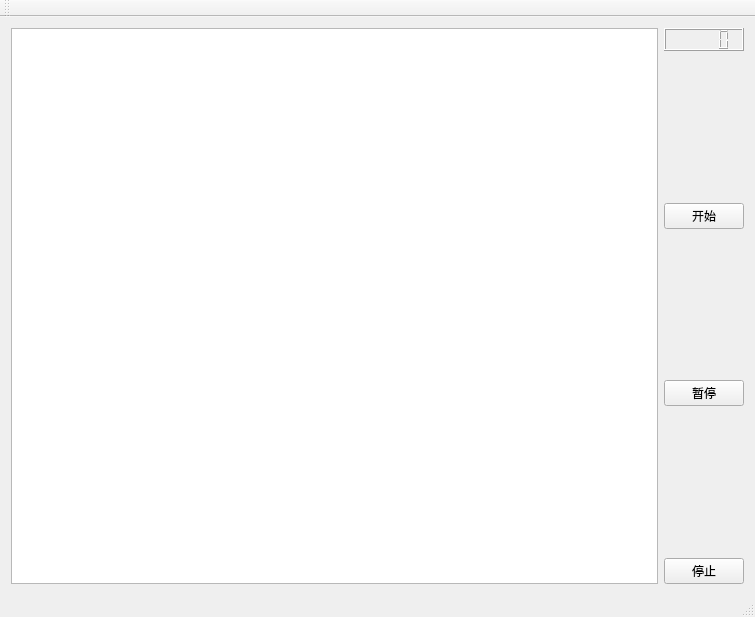
<?xml version="1.0" encoding="UTF-8"?>
<ui version="4.0">
 <class>MainWindow</class>
 <widget class="QMainWindow" name="MainWindow">
  <property name="geometry">
   <rect>
    <x>0</x>
    <y>0</y>
    <width>755</width>
    <height>617</height>
   </rect>
  </property>
  <property name="windowTitle">
   <string>MainWindow</string>
  </property>
  <widget class="QWidget" name="centralWidget">
   <layout class="QGridLayout" name="gridLayout_2">
    <item row="0" column="0">
     <widget class="QGraphicsView" name="graphicsView"/>
    </item>
    <item row="0" column="1">
     <layout class="QGridLayout" name="gridLayout">
      <item row="0" column="0">
       <widget class="QLCDNumber" name="lcdNumber"/>
      </item>
      <item row="1" column="0">
       <spacer name="verticalSpacer">
        <property name="orientation">
         <enum>Qt::Vertical</enum>
        </property>
        <property name="sizeHint" stdset="0">
         <size>
          <width>20</width>
          <height>40</height>
         </size>
        </property>
       </spacer>
      </item>
      <item row="2" column="0">
       <widget class="QPushButton" name="btn_start">
        <property name="text">
         <string>开始</string>
        </property>
       </widget>
      </item>
      <item row="3" column="0">
       <spacer name="verticalSpacer_2">
        <property name="orientation">
         <enum>Qt::Vertical</enum>
        </property>
        <property name="sizeHint" stdset="0">
         <size>
          <width>20</width>
          <height>40</height>
         </size>
        </property>
       </spacer>
      </item>
      <item row="4" column="0">
       <widget class="QPushButton" name="btn_pause">
        <property name="text">
         <string>暂停</string>
        </property>
       </widget>
      </item>
      <item row="5" column="0">
       <spacer name="verticalSpacer_3">
        <property name="orientation">
         <enum>Qt::Vertical</enum>
        </property>
        <property name="sizeHint" stdset="0">
         <size>
          <width>20</width>
          <height>40</height>
         </size>
        </property>
       </spacer>
      </item>
      <item row="6" column="0">
       <widget class="QPushButton" name="btn_stop">
        <property name="text">
         <string>停止</string>
        </property>
       </widget>
      </item>
     </layout>
    </item>
   </layout>
  </widget>
  <widget class="QMenuBar" name="menuBar">
   <property name="geometry">
    <rect>
     <x>0</x>
     <y>0</y>
     <width>755</width>
     <height>23</height>
    </rect>
   </property>
  </widget>
  <widget class="QToolBar" name="mainToolBar">
   <attribute name="toolBarArea">
    <enum>TopToolBarArea</enum>
   </attribute>
   <attribute name="toolBarBreak">
    <bool>false</bool>
   </attribute>
  </widget>
  <widget class="QStatusBar" name="statusBar"/>
 </widget>
 <layoutdefault spacing="6" margin="11"/>
 <resources/>
 <connections/>
</ui>
